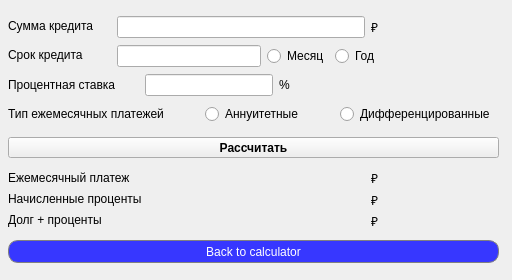
<?xml version="1.0" encoding="UTF-8"?>
<ui version="4.0">
 <class>CreditCalc</class>
 <widget class="QWidget" name="CreditCalc">
  <property name="geometry">
   <rect>
    <x>0</x>
    <y>0</y>
    <width>512</width>
    <height>280</height>
   </rect>
  </property>
  <property name="sizePolicy">
   <sizepolicy hsizetype="Fixed" vsizetype="Fixed">
    <horstretch>0</horstretch>
    <verstretch>0</verstretch>
   </sizepolicy>
  </property>
  <property name="minimumSize">
   <size>
    <width>512</width>
    <height>280</height>
   </size>
  </property>
  <property name="maximumSize">
   <size>
    <width>512</width>
    <height>280</height>
   </size>
  </property>
  <property name="windowTitle">
   <string>CreditCalc</string>
  </property>
  <widget class="QPushButton" name="pushButton_back">
   <property name="geometry">
    <rect>
     <x>8</x>
     <y>240</y>
     <width>491</width>
     <height>23</height>
    </rect>
   </property>
   <property name="styleSheet">
    <string notr="true">QPushButton {
  border-radius: 10px;
  background-color: rgb(55, 55, 255);
  color: white; 
  border: 1px solid gray;
}

QPushButton:pressed {
    background-color: qlineargradient(x1: 0, y1: 0, x2: 0, y2: 1,
                                      stop: 0 #FF7832, stop: 1 #FF9739);
}</string>
   </property>
   <property name="text">
    <string>Back to calculator</string>
   </property>
  </widget>
  <widget class="QPushButton" name="pushButton_calc">
   <property name="geometry">
    <rect>
     <x>8</x>
     <y>137</y>
     <width>491</width>
     <height>21</height>
    </rect>
   </property>
   <property name="font">
    <font>
     <weight>75</weight>
     <bold>true</bold>
    </font>
   </property>
   <property name="text">
    <string>Рассчитать</string>
   </property>
  </widget>
  <widget class="QLabel" name="label_10">
   <property name="geometry">
    <rect>
     <x>8</x>
     <y>212</y>
     <width>111</width>
     <height>16</height>
    </rect>
   </property>
   <property name="text">
    <string>Долг + проценты</string>
   </property>
  </widget>
  <widget class="QLabel" name="label_7">
   <property name="geometry">
    <rect>
     <x>8</x>
     <y>170</y>
     <width>140</width>
     <height>16</height>
    </rect>
   </property>
   <property name="text">
    <string>Ежемесячный платеж</string>
   </property>
  </widget>
  <widget class="QLabel" name="label_8">
   <property name="geometry">
    <rect>
     <x>8</x>
     <y>191</y>
     <width>152</width>
     <height>16</height>
    </rect>
   </property>
   <property name="text">
    <string>Начисленные проценты</string>
   </property>
  </widget>
  <widget class="QLabel" name="label_2">
   <property name="geometry">
    <rect>
     <x>8</x>
     <y>18</y>
     <width>98</width>
     <height>16</height>
    </rect>
   </property>
   <property name="text">
    <string>Сумма кредита</string>
   </property>
  </widget>
  <widget class="QLabel" name="label_6">
   <property name="geometry">
    <rect>
     <x>8</x>
     <y>106</y>
     <width>182</width>
     <height>16</height>
    </rect>
   </property>
   <property name="text">
    <string>Тип ежемесячных платежей</string>
   </property>
  </widget>
  <widget class="QLabel" name="label_3">
   <property name="geometry">
    <rect>
     <x>8</x>
     <y>47</y>
     <width>87</width>
     <height>16</height>
    </rect>
   </property>
   <property name="minimumSize">
    <size>
     <width>46</width>
     <height>0</height>
    </size>
   </property>
   <property name="text">
    <string>Срок кредита</string>
   </property>
  </widget>
  <widget class="QLabel" name="label_4">
   <property name="geometry">
    <rect>
     <x>8</x>
     <y>77</y>
     <width>124</width>
     <height>16</height>
    </rect>
   </property>
   <property name="text">
    <string>Процентная ставка</string>
   </property>
  </widget>
  <widget class="QWidget" name="layoutWidget">
   <property name="geometry">
    <rect>
     <x>205</x>
     <y>103</y>
     <width>293</width>
     <height>23</height>
    </rect>
   </property>
   <layout class="QGridLayout" name="gridLayout_2">
    <item row="0" column="0">
     <widget class="QRadioButton" name="ann_checkbox">
      <property name="text">
       <string>Аннуитетные</string>
      </property>
     </widget>
    </item>
    <item row="0" column="1">
     <widget class="QRadioButton" name="diff_checkbox">
      <property name="text">
       <string>Дифференцированные </string>
      </property>
     </widget>
    </item>
   </layout>
  </widget>
  <widget class="QWidget" name="layoutWidget">
   <property name="geometry">
    <rect>
     <x>117</x>
     <y>44</y>
     <width>263</width>
     <height>25</height>
    </rect>
   </property>
   <layout class="QGridLayout" name="gridLayout_3">
    <item row="0" column="0">
     <widget class="QLineEdit" name="line_time"/>
    </item>
    <item row="0" column="1">
     <layout class="QGridLayout" name="gridLayout">
      <item row="0" column="1">
       <widget class="QRadioButton" name="radioButton_year">
        <property name="text">
         <string>Год</string>
        </property>
       </widget>
      </item>
      <item row="0" column="0">
       <widget class="QRadioButton" name="radioButto_mounth">
        <property name="text">
         <string>Месяц</string>
        </property>
       </widget>
      </item>
     </layout>
    </item>
   </layout>
  </widget>
  <widget class="QWidget" name="layoutWidget">
   <property name="geometry">
    <rect>
     <x>145</x>
     <y>73</y>
     <width>145</width>
     <height>25</height>
    </rect>
   </property>
   <layout class="QGridLayout" name="gridLayout_4">
    <item row="0" column="0">
     <widget class="QLineEdit" name="line_per"/>
    </item>
    <item row="0" column="1">
     <widget class="QLabel" name="label_5">
      <property name="text">
       <string>%</string>
      </property>
     </widget>
    </item>
   </layout>
  </widget>
  <widget class="QWidget" name="layoutWidget">
   <property name="geometry">
    <rect>
     <x>117</x>
     <y>15</y>
     <width>261</width>
     <height>25</height>
    </rect>
   </property>
   <layout class="QGridLayout" name="gridLayout_5">
    <item row="0" column="0">
     <widget class="QLineEdit" name="line_sum"/>
    </item>
    <item row="0" column="1">
     <widget class="QLabel" name="label">
      <property name="text">
       <string>₽</string>
      </property>
     </widget>
    </item>
   </layout>
  </widget>
  <widget class="QWidget" name="layoutWidget">
   <property name="geometry">
    <rect>
     <x>170</x>
     <y>170</y>
     <width>301</width>
     <height>59</height>
    </rect>
   </property>
   <layout class="QGridLayout" name="gridLayout_6">
    <item row="0" column="0">
     <widget class="QLabel" name="month_pay_label">
      <property name="minimumSize">
       <size>
        <width>100</width>
        <height>0</height>
       </size>
      </property>
      <property name="maximumSize">
       <size>
        <width>291</width>
        <height>16777215</height>
       </size>
      </property>
      <property name="text">
       <string/>
      </property>
     </widget>
    </item>
    <item row="0" column="1">
     <widget class="QLabel" name="label_9">
      <property name="maximumSize">
       <size>
        <width>100</width>
        <height>16777215</height>
       </size>
      </property>
      <property name="text">
       <string>₽</string>
      </property>
     </widget>
    </item>
    <item row="1" column="0">
     <widget class="QLabel" name="proc_label">
      <property name="maximumSize">
       <size>
        <width>291</width>
        <height>16777215</height>
       </size>
      </property>
      <property name="text">
       <string/>
      </property>
     </widget>
    </item>
    <item row="1" column="1">
     <widget class="QLabel" name="label_11">
      <property name="maximumSize">
       <size>
        <width>100</width>
        <height>16777215</height>
       </size>
      </property>
      <property name="text">
       <string>₽</string>
      </property>
     </widget>
    </item>
    <item row="2" column="0">
     <widget class="QLabel" name="pay_label">
      <property name="maximumSize">
       <size>
        <width>291</width>
        <height>16777215</height>
       </size>
      </property>
      <property name="text">
       <string/>
      </property>
     </widget>
    </item>
    <item row="2" column="1">
     <widget class="QLabel" name="label_12">
      <property name="maximumSize">
       <size>
        <width>100</width>
        <height>16777215</height>
       </size>
      </property>
      <property name="text">
       <string>₽</string>
      </property>
     </widget>
    </item>
   </layout>
  </widget>
 </widget>
 <resources/>
 <connections/>
</ui>
